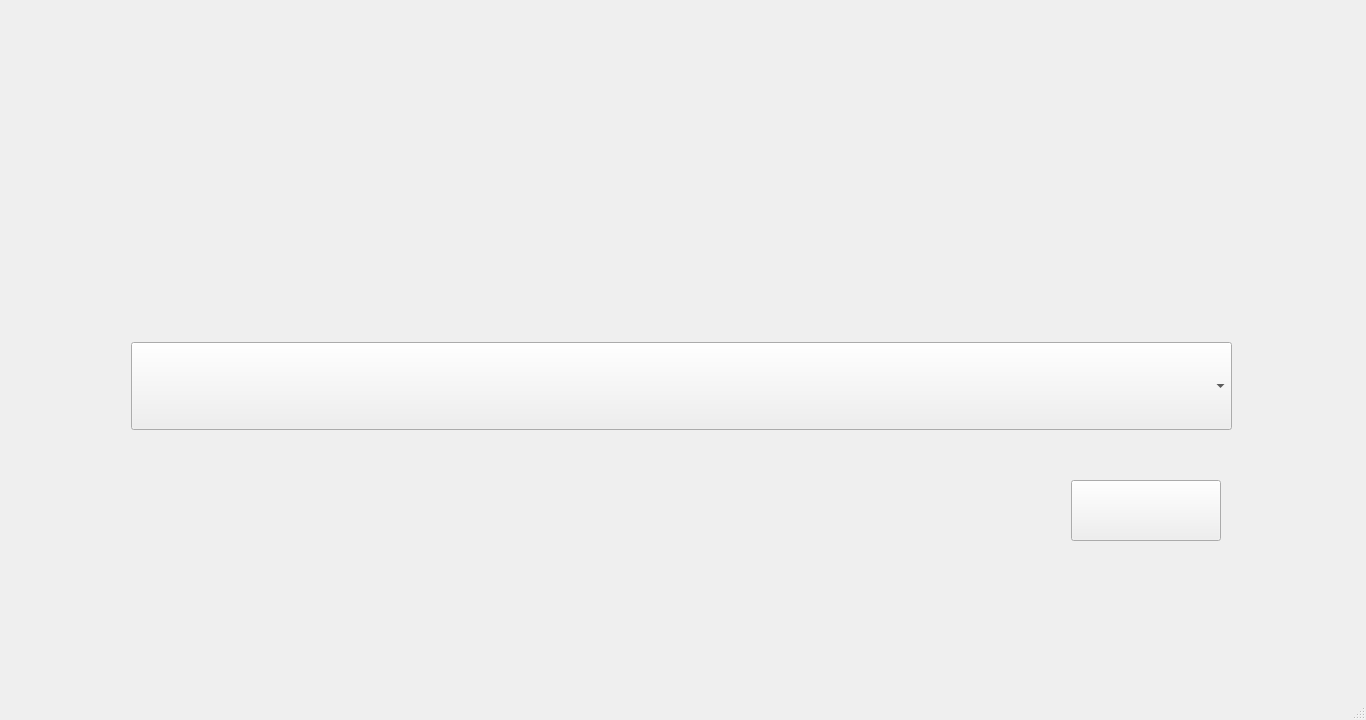
<?xml version="1.0" encoding="UTF-8"?>
<ui version="4.0">
 <class>MainWindow</class>
 <widget class="QMainWindow" name="MainWindow">
  <property name="geometry">
   <rect>
    <x>0</x>
    <y>0</y>
    <width>1366</width>
    <height>720</height>
   </rect>
  </property>
  <property name="minimumSize">
   <size>
    <width>1366</width>
    <height>720</height>
   </size>
  </property>
  <property name="windowTitle">
   <string>MainWindow</string>
  </property>
  <widget class="QWidget" name="centralwidget">
   <widget class="QLabel" name="label">
    <property name="geometry">
     <rect>
      <x>0</x>
      <y>0</y>
      <width>1366</width>
      <height>720</height>
     </rect>
    </property>
    <property name="minimumSize">
     <size>
      <width>1366</width>
      <height>720</height>
     </size>
    </property>
    <property name="maximumSize">
     <size>
      <width>1366</width>
      <height>720</height>
     </size>
    </property>
    <property name="styleSheet">
     <string notr="true">border-image: url(:/newPrefix/image/quotes delete.png);</string>
    </property>
    <property name="text">
     <string/>
    </property>
   </widget>
   <widget class="QComboBox" name="comboBox">
    <property name="geometry">
     <rect>
      <x>131</x>
      <y>342</y>
      <width>1101</width>
      <height>88</height>
     </rect>
    </property>
   </widget>
   <widget class="QPushButton" name="pushButton">
    <property name="geometry">
     <rect>
      <x>1071</x>
      <y>480</y>
      <width>150</width>
      <height>61</height>
     </rect>
    </property>
    <property name="text">
     <string/>
    </property>
   </widget>
  </widget>
  <widget class="QStatusBar" name="statusbar"/>
 </widget>
 <resources>
  <include location="QD.qrc"/>
 </resources>
 <connections/>
</ui>
